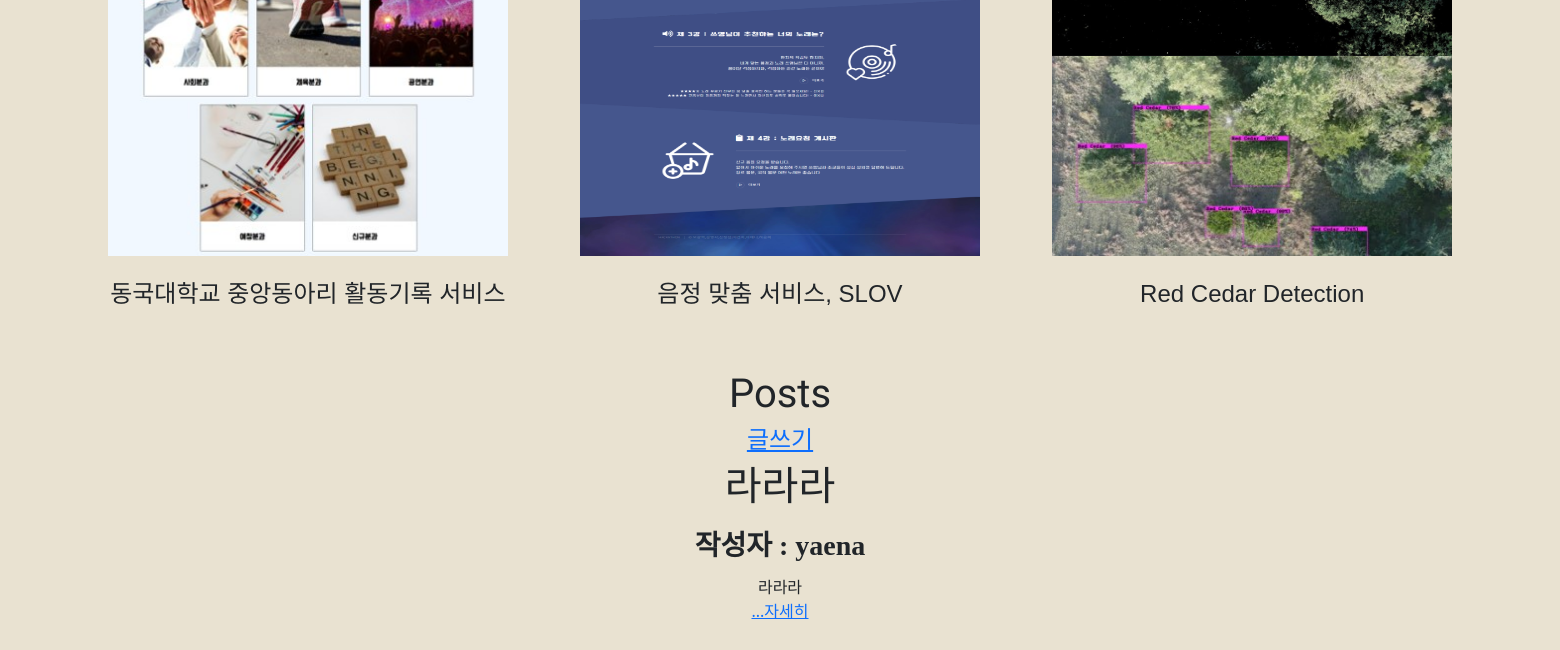
The app's page / (signed in, lower part), older data.
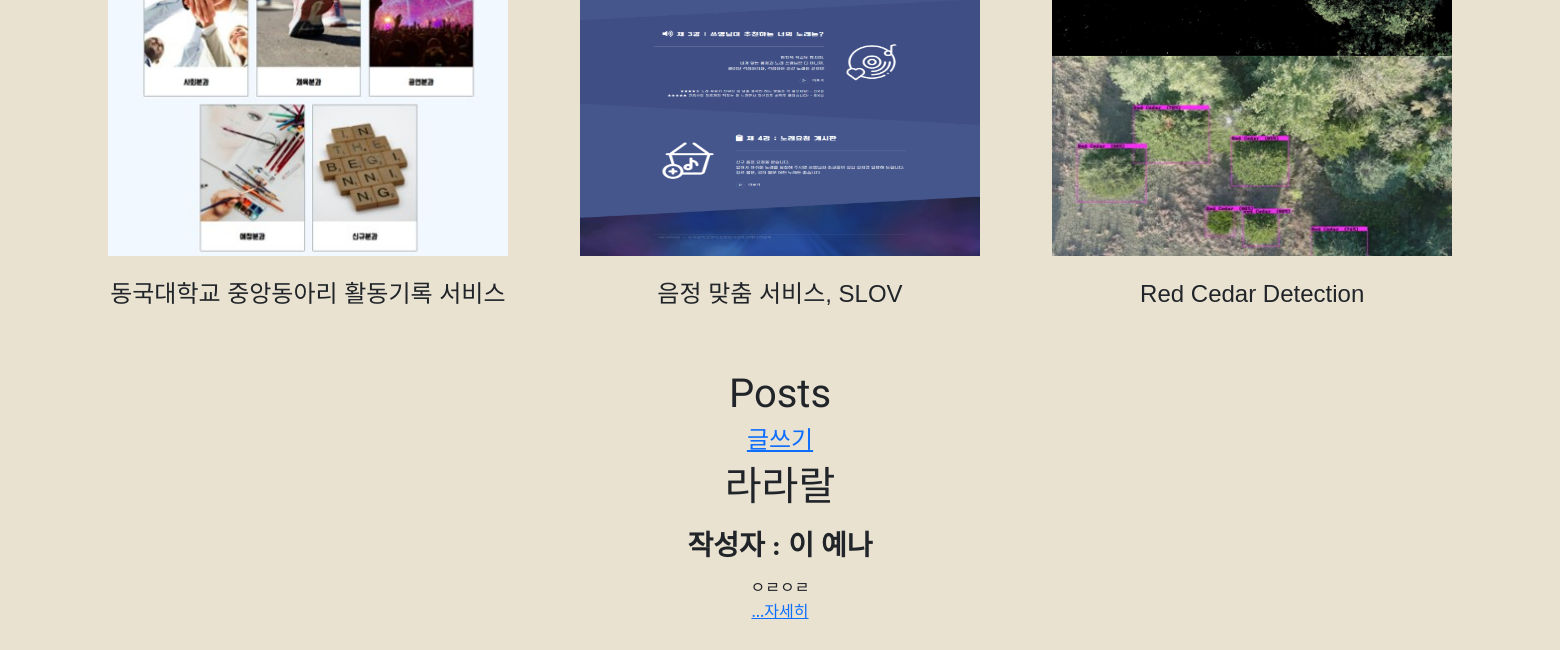
The same page, newer data.
### main/models.py (models this page shows, shortened)
class Post(models.Model):
    title = models.CharField(max_length=200)
    writer = models.ForeignKey(User,on_delete=models.CASCADE)
    pub_date = models.DateTimeField()
    body = models.TextField()
    image = models.ImageField(upload_to = 'post/', blank = True, null = True)
    def summary(self):
        return self.body[:20]

### main/views.py (the view)
# urls.py: path('',showmain, name = "showmain"),
def showmain(request):
    posts = Post.objects.all()
    return render(request,'main/mainpage.html', {'posts':posts})

### main/templates/main/mainpage.html (shortened to what this page needs)
{% extends 'base.html' %}
{% load static %}
{% block content %}
  <div class = "Projects" id = "Projects">
    <div id = "project1">
      <div id = "project1_img">
        <img src = "{% static 'images/project1.jpg'%}" style="width: 400px; height: 600px;"/>
      </div>
      <br>
      <h4> 동국대학교 중앙동아리 활동기록 서비스</h4>
    </div>
    <div id = "project2">
      <div id = "project2_img">
       <img src = "{% static 'images/project2.jpg'%}" style="width: 400px; height: 600px;"/>
      </div>
      <br>
        <h4>음정 맞춤 서비스, SLOV</h4>
    </div>
    <div id = "project3">
      <div id = "project3_img">
        <img src = "{% static 'images/project3_2.jpg'%}"/>
        <img src = "{% static 'images/project3_3.jpg'%}"/>
      </div>
      <br>
      <h4>Red Cedar Detection</h4>
    </div>
  </div>
  <div class = "Posts" id = "Posts">
    <h1 id = "title_posts"> Posts</h1>
    {% if user.is_authenticated %}
    <h4><a href = "{%url 'main:new' %}"> 글쓰기</a></h4>
    <div>
      {% for post in posts %}
      <div>
         <h1>{{post.title}}</h1>
         {% if post.writer %}
             {% if 'user' in post.writer.username %}
                 <h3>작성자 : {{ post.writer.last_name }} {{ post.writer.first_name }}</h3>
             {% else %}
                 <h3>작성자 : {{ post.writer }}</h3>
             {% endif %}
         {% else %}
             <h3>작성자 : 알 수 없음</h3>
         {% endif %}
          {{post.summary}}<br>
          <a href = "{% url 'main:detail' post.id %}">...자세히</a>
      </div>
      {%endfor%}
    </div>
    {% else %}
    <a href = "{% url 'account_login' %}" class = "btn btn-warning">로그인</a>
    <a href = "{% url 'account_signup'%}" class = "btn btn-warning">회원가입</a>
    {% endif %}
  </div>
  {% endblock %}

### profile_page/templates/base.html (shortened to what this page needs)
<!DOCTYPE html>
{% load static %}
    <html lang="en">
    <head>
        <link href="https://cdn.jsdelivr.net/npm/bootstrap@5.1.3/dist/css/bootstrap.min.css" rel="stylesheet">
        <link rel = "stylesheet" href = "{% static 'css/style.css' %}">
    </head>
    <body>
            {% load static %}
            {% block content %}
            {% endblock %}
    </body>
</html>

### profile_page/static/css/style.css (style rules this page uses)
html,body { width: 100%; height: 100%; background-color:RGB(233,226,209); }
.Home, .Introduction, .Projects { text-align: center; height: 100%; }
.Posts { text-align: center; height: 100%; }
h1 { font-family: 'Black Han Sans', sans-serif; }
#title_introduction, #title_projects, #title_contact, #title_posts { padding-top: 100px; }
#project1 { display: inline-block; width : 30%; padding-top : 30px }
#project2 { display: inline-block; width : 30%; padding-top : 30px }
#project3 { display: inline-block; width : 30%; padding-top : 30px }
h4 { font-family: 'dream', sans-serif; font-size: 1.5em; }
#project3_img { width: 400px; height: 600px; margin-left: auto; margin-right: auto; }
#project3 img { width: 400px; height : 200px; }
h3 { padding-top: 10px; font-family: 'dream'; font-weight:bold; padding-bottom: 5px; }

Row changes from the older to the newer data that the page shows:
removed Post: title "라라라", writer "yaena", summary "라라라"
added Post: title "라라랄", writer.last_name "이", writer.first_name "예나", summary "ㅇㄹㅇㄹ"
